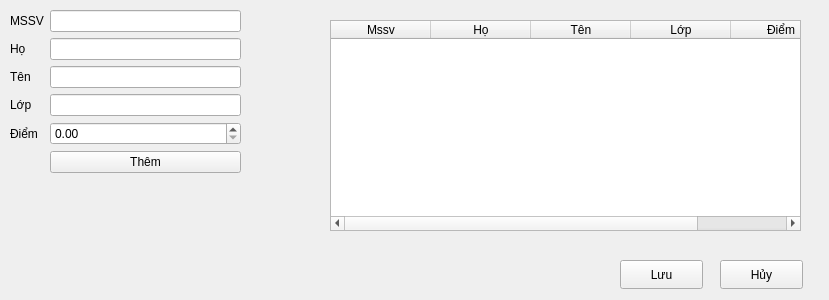
<?xml version="1.0" encoding="UTF-8"?>
<ui version="4.0">
 <class>addUi</class>
 <widget class="QWidget" name="addUi">
  <property name="geometry">
   <rect>
    <x>0</x>
    <y>0</y>
    <width>829</width>
    <height>300</height>
   </rect>
  </property>
  <property name="windowTitle">
   <string>Form</string>
  </property>
  <widget class="QWidget" name="formLayoutWidget">
   <property name="geometry">
    <rect>
     <x>10</x>
     <y>10</y>
     <width>231</width>
     <height>221</height>
    </rect>
   </property>
   <layout class="QFormLayout" name="formLayout">
    <item row="0" column="0">
     <widget class="QLabel" name="labelMssv">
      <property name="text">
       <string>MSSV</string>
      </property>
     </widget>
    </item>
    <item row="1" column="0">
     <widget class="QLabel" name="labelHo">
      <property name="text">
       <string>Họ</string>
      </property>
     </widget>
    </item>
    <item row="2" column="0">
     <widget class="QLabel" name="labelTen">
      <property name="text">
       <string>Tên</string>
      </property>
     </widget>
    </item>
    <item row="3" column="0">
     <widget class="QLabel" name="labelLop">
      <property name="text">
       <string>Lớp</string>
      </property>
     </widget>
    </item>
    <item row="4" column="0">
     <widget class="QLabel" name="labelDiem">
      <property name="text">
       <string>Điểm</string>
      </property>
     </widget>
    </item>
    <item row="0" column="1">
     <widget class="QLineEdit" name="lineEditMssv"/>
    </item>
    <item row="1" column="1">
     <widget class="QLineEdit" name="lineEditHo"/>
    </item>
    <item row="2" column="1">
     <widget class="QLineEdit" name="lineEditTen"/>
    </item>
    <item row="3" column="1">
     <widget class="QLineEdit" name="lineEditLop"/>
    </item>
    <item row="5" column="1">
     <widget class="QPushButton" name="pushButtonAdd">
      <property name="text">
       <string>Thêm</string>
      </property>
     </widget>
    </item>
    <item row="4" column="1">
     <widget class="QDoubleSpinBox" name="doubleSpinBoxDiem"/>
    </item>
   </layout>
  </widget>
  <widget class="QTableWidget" name="tableWidget">
   <property name="geometry">
    <rect>
     <x>330</x>
     <y>20</y>
     <width>471</width>
     <height>211</height>
    </rect>
   </property>
   <column>
    <property name="text">
     <string>Mssv</string>
    </property>
   </column>
   <column>
    <property name="text">
     <string>Họ</string>
    </property>
   </column>
   <column>
    <property name="text">
     <string>Tên</string>
    </property>
   </column>
   <column>
    <property name="text">
     <string>Lớp</string>
    </property>
   </column>
   <column>
    <property name="text">
     <string>Điểm</string>
    </property>
   </column>
  </widget>
  <widget class="QPushButton" name="pushButtonSave">
   <property name="geometry">
    <rect>
     <x>620</x>
     <y>260</y>
     <width>83</width>
     <height>29</height>
    </rect>
   </property>
   <property name="text">
    <string>Lưu</string>
   </property>
  </widget>
  <widget class="QPushButton" name="pushButtonCancel">
   <property name="geometry">
    <rect>
     <x>720</x>
     <y>260</y>
     <width>83</width>
     <height>29</height>
    </rect>
   </property>
   <property name="text">
    <string>Hủy</string>
   </property>
  </widget>
 </widget>
 <resources/>
 <connections/>
</ui>
